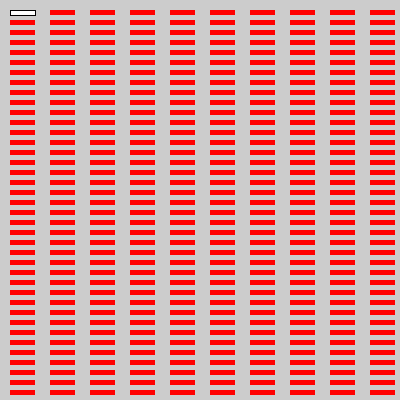
Frame 1 (no input)
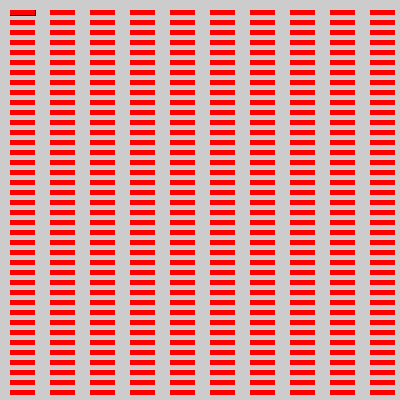
Frame 60 (the mouse pressed at the canvas centre just before this capture)
Frame 120 (the mouse held since frame 60 and released just before this capture): identical to frame 60, image omitted

The Processing sketch that drew these frames (run headless with seeded random() and noise(); from frame 60 on, the mouse is pressed at the canvas centre):

// Processing sketch: brickPractice
// ── brickPractice.pde
void setup()
{
  size(400,400);
}
void draw()
{
  for(int y = 10; y<400; y = y+10)
  
    for(int x = 10; x<400; x = x+40)
    {
      Brick bob = new Brick(x,y,50);
      bob.show();;
    }
  }

class Brick
{
  int myX, myY, myWidth;
  Brick(int x, int y, int w)
  {
    myX = x;
    myY = y;
    rect(x, y, 25, 5);
  }
  void show()
  {
    noStroke();
    fill(255,0,0);
    rect(myX,myY,myWidth,10);
  }
}
